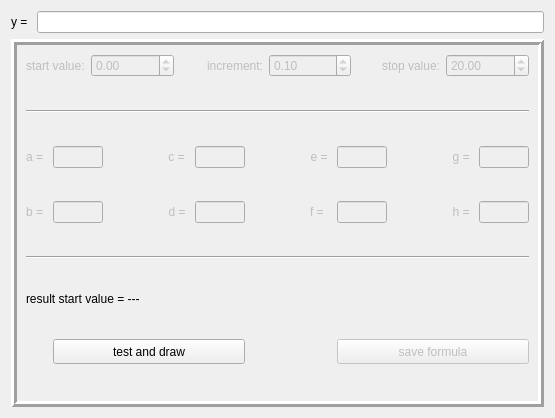
<?xml version="1.0" encoding="UTF-8"?>
<ui version="4.0">
 <class>Formulaeditor</class>
 <widget class="QWidget" name="Formulaeditor">
  <property name="geometry">
   <rect>
    <x>0</x>
    <y>0</y>
    <width>555</width>
    <height>418</height>
   </rect>
  </property>
  <property name="sizePolicy">
   <sizepolicy hsizetype="Preferred" vsizetype="Preferred">
    <horstretch>0</horstretch>
    <verstretch>0</verstretch>
   </sizepolicy>
  </property>
  <property name="windowTitle">
   <string>Atomformeleditor</string>
  </property>
  <property name="windowIcon">
   <iconset resource="Ressourcen.qrc">
    <normaloff>:/images/icons/ruler.png</normaloff>:/images/icons/ruler.png</iconset>
  </property>
  <layout class="QVBoxLayout" name="verticalLayout" stretch="0,1">
   <item>
    <layout class="QHBoxLayout" name="horizontalLayout">
     <item>
      <widget class="QLabel" name="lb_Y">
       <property name="sizePolicy">
        <sizepolicy hsizetype="Preferred" vsizetype="Fixed">
         <horstretch>0</horstretch>
         <verstretch>0</verstretch>
        </sizepolicy>
       </property>
       <property name="text">
        <string>y = </string>
       </property>
      </widget>
     </item>
     <item>
      <widget class="QLineEdit" name="tb_Formula">
       <property name="toolTip">
        <string>&lt;!DOCTYPE HTML PUBLIC &quot;-//W3C//DTD HTML 4.0//EN&quot; &quot;http://www.w3.org/TR/REC-html40/strict.dtd&quot;&gt;
&lt;html&gt;&lt;head&gt;&lt;meta name=&quot;qrichtext&quot; content=&quot;1&quot; /&gt;&lt;style type=&quot;text/css&quot;&gt;
p, li { white-space: pre-wrap; }
&lt;/style&gt;&lt;/head&gt;&lt;body style=&quot; font-family:'MS Shell Dlg 2'; font-size:8pt; font-weight:400; font-style:normal;&quot;&gt;
&lt;p style=&quot; margin-top:12px; margin-bottom:0px; margin-left:0px; margin-right:0px; -qt-block-indent:0; text-indent:0px;&quot;&gt;The Atom Formula Editor processes formulas which have the shape of: &lt;/p&gt;
&lt;p style=&quot; margin-top:12px; margin-bottom:0px; margin-left:0px; margin-right:0px; -qt-block-indent:0; text-indent:0px;&quot;&gt;Y = A*sin(x) / x+B. &lt;/p&gt;
&lt;p style=&quot; margin-top:12px; margin-bottom:0px; margin-left:0px; margin-right:0px; -qt-block-indent:0; text-indent:0px;&quot;&gt;X is the control variable. Afterwards the parameters A to H could be defined for each formula in the Advanced Dictionary Editor. &lt;/p&gt;
&lt;p style=&quot; margin-top:12px; margin-bottom:0px; margin-left:0px; margin-right:0px; -qt-block-indent:0; text-indent:0px;&quot;&gt;The following functions could be used: &lt;/p&gt;
&lt;p style=&quot; margin-top:12px; margin-bottom:0px; margin-left:0px; margin-right:0px; -qt-block-indent:0; text-indent:0px;&quot;&gt;pi                     = 3.14… &lt;br /&gt;sign (x)            = signum function of x &lt;br /&gt;x^n                 =  exponentiation &lt;br /&gt;sqrt (x)           = square root of x &lt;br /&gt;exp (x)           = Euler’s constant to the power of x &lt;br /&gt;abs (x)            = absolute value of x &lt;br /&gt;sin (x)             = sine function of x &lt;br /&gt;cos (x)            = cosine function of x &lt;br /&gt;tan (x)            = tangent function of x &lt;br /&gt;sinh (x)           = hyperbolic sine of x &lt;br /&gt;cosh (x)          = hyperbolic cosine of x &lt;br /&gt;tanh (x)          = hyperbolic tangent of x &lt;br /&gt;arcsin (x)        = inverse sine of x &lt;br /&gt;arccos (x)       = inverse cosine of x &lt;br /&gt;arctan (x)       = inverse tangent of x &lt;br /&gt;arcsinh (x)      = inverse hyperbolic sine of x &lt;br /&gt;arccosh (x)     = inverse hyperbolic cosine of x &lt;br /&gt;arctanh (x)     = inverse hyperbolic tangent of x &lt;br /&gt;cot (x)             = cotangent of x &lt;br /&gt;ln (x)               = natural logarithm of x &lt;br /&gt;log (x)             = decadic logarithm &lt;br /&gt;deg (x)            = degree measure of angle x &lt;br /&gt;rad (x)            = radian measure of angle x &lt;/p&gt;&lt;/body&gt;&lt;/html&gt;</string>
       </property>
      </widget>
     </item>
    </layout>
   </item>
   <item>
    <widget class="QFrame" name="frame">
     <property name="frameShape">
      <enum>QFrame::Box</enum>
     </property>
     <property name="frameShadow">
      <enum>QFrame::Raised</enum>
     </property>
     <property name="lineWidth">
      <number>3</number>
     </property>
     <layout class="QHBoxLayout" name="horizontalLayout_2">
      <item>
       <layout class="QVBoxLayout" name="verticalLayout_4" stretch="0,1">
        <item>
         <layout class="QHBoxLayout" name="horizontalLayout_3">
          <item>
           <widget class="QLabel" name="lb_StartValue">
            <property name="enabled">
             <bool>false</bool>
            </property>
            <property name="sizePolicy">
             <sizepolicy hsizetype="Fixed" vsizetype="Preferred">
              <horstretch>0</horstretch>
              <verstretch>0</verstretch>
             </sizepolicy>
            </property>
            <property name="text">
             <string>start value:</string>
            </property>
            <property name="alignment">
             <set>Qt::AlignLeading|Qt::AlignLeft|Qt::AlignVCenter</set>
            </property>
           </widget>
          </item>
          <item>
           <widget class="QDoubleSpinBox" name="dsb_StartValue">
            <property name="enabled">
             <bool>false</bool>
            </property>
            <property name="minimum">
             <double>-1000.000000000000000</double>
            </property>
            <property name="maximum">
             <double>1000.000000000000000</double>
            </property>
           </widget>
          </item>
          <item>
           <widget class="QLabel" name="lb_StepWidth">
            <property name="enabled">
             <bool>false</bool>
            </property>
            <property name="text">
             <string>increment:</string>
            </property>
            <property name="alignment">
             <set>Qt::AlignRight|Qt::AlignTrailing|Qt::AlignVCenter</set>
            </property>
           </widget>
          </item>
          <item>
           <widget class="QDoubleSpinBox" name="dsb_StepWidth">
            <property name="enabled">
             <bool>false</bool>
            </property>
            <property name="minimum">
             <double>0.010000000000000</double>
            </property>
            <property name="maximum">
             <double>10.000000000000000</double>
            </property>
            <property name="singleStep">
             <double>0.100000000000000</double>
            </property>
            <property name="value">
             <double>0.100000000000000</double>
            </property>
           </widget>
          </item>
          <item>
           <widget class="QLabel" name="lb_EndValue">
            <property name="enabled">
             <bool>false</bool>
            </property>
            <property name="text">
             <string>stop value:</string>
            </property>
            <property name="alignment">
             <set>Qt::AlignRight|Qt::AlignTrailing|Qt::AlignVCenter</set>
            </property>
           </widget>
          </item>
          <item>
           <widget class="QDoubleSpinBox" name="dsb_EndValue">
            <property name="enabled">
             <bool>false</bool>
            </property>
            <property name="minimum">
             <double>-1000.000000000000000</double>
            </property>
            <property name="maximum">
             <double>1000.000000000000000</double>
            </property>
            <property name="value">
             <double>20.000000000000000</double>
            </property>
           </widget>
          </item>
         </layout>
        </item>
        <item>
         <layout class="QGridLayout" name="GridLayout">
          <property name="spacing">
           <number>6</number>
          </property>
          <item row="1" column="0">
           <widget class="QLabel" name="lb_A">
            <property name="enabled">
             <bool>false</bool>
            </property>
            <property name="sizePolicy">
             <sizepolicy hsizetype="Fixed" vsizetype="Preferred">
              <horstretch>0</horstretch>
              <verstretch>0</verstretch>
             </sizepolicy>
            </property>
            <property name="layoutDirection">
             <enum>Qt::LeftToRight</enum>
            </property>
            <property name="text">
             <string>a = </string>
            </property>
            <property name="alignment">
             <set>Qt::AlignLeading|Qt::AlignLeft|Qt::AlignVCenter</set>
            </property>
           </widget>
          </item>
          <item row="2" column="0">
           <widget class="QLabel" name="lb_B">
            <property name="enabled">
             <bool>false</bool>
            </property>
            <property name="sizePolicy">
             <sizepolicy hsizetype="Fixed" vsizetype="Preferred">
              <horstretch>0</horstretch>
              <verstretch>0</verstretch>
             </sizepolicy>
            </property>
            <property name="text">
             <string>b = </string>
            </property>
            <property name="alignment">
             <set>Qt::AlignLeading|Qt::AlignLeft|Qt::AlignVCenter</set>
            </property>
           </widget>
          </item>
          <item row="1" column="3">
           <widget class="QLabel" name="lb_C">
            <property name="enabled">
             <bool>false</bool>
            </property>
            <property name="sizePolicy">
             <sizepolicy hsizetype="Fixed" vsizetype="Preferred">
              <horstretch>0</horstretch>
              <verstretch>0</verstretch>
             </sizepolicy>
            </property>
            <property name="text">
             <string>c = </string>
            </property>
            <property name="alignment">
             <set>Qt::AlignRight|Qt::AlignTrailing|Qt::AlignVCenter</set>
            </property>
           </widget>
          </item>
          <item row="2" column="3">
           <widget class="QLabel" name="lb_D">
            <property name="enabled">
             <bool>false</bool>
            </property>
            <property name="sizePolicy">
             <sizepolicy hsizetype="Fixed" vsizetype="Preferred">
              <horstretch>0</horstretch>
              <verstretch>0</verstretch>
             </sizepolicy>
            </property>
            <property name="text">
             <string>d = </string>
            </property>
            <property name="alignment">
             <set>Qt::AlignRight|Qt::AlignTrailing|Qt::AlignVCenter</set>
            </property>
           </widget>
          </item>
          <item row="1" column="6">
           <widget class="QLabel" name="lb_E">
            <property name="enabled">
             <bool>false</bool>
            </property>
            <property name="sizePolicy">
             <sizepolicy hsizetype="Fixed" vsizetype="Preferred">
              <horstretch>0</horstretch>
              <verstretch>0</verstretch>
             </sizepolicy>
            </property>
            <property name="text">
             <string>e = </string>
            </property>
            <property name="alignment">
             <set>Qt::AlignRight|Qt::AlignTrailing|Qt::AlignVCenter</set>
            </property>
           </widget>
          </item>
          <item row="2" column="6">
           <widget class="QLabel" name="lb_F">
            <property name="enabled">
             <bool>false</bool>
            </property>
            <property name="sizePolicy">
             <sizepolicy hsizetype="Fixed" vsizetype="Preferred">
              <horstretch>0</horstretch>
              <verstretch>0</verstretch>
             </sizepolicy>
            </property>
            <property name="text">
             <string>f = </string>
            </property>
            <property name="alignment">
             <set>Qt::AlignRight|Qt::AlignTrailing|Qt::AlignVCenter</set>
            </property>
           </widget>
          </item>
          <item row="1" column="9">
           <widget class="QLabel" name="lb_G">
            <property name="enabled">
             <bool>false</bool>
            </property>
            <property name="sizePolicy">
             <sizepolicy hsizetype="Fixed" vsizetype="Preferred">
              <horstretch>0</horstretch>
              <verstretch>0</verstretch>
             </sizepolicy>
            </property>
            <property name="text">
             <string>g = </string>
            </property>
            <property name="alignment">
             <set>Qt::AlignRight|Qt::AlignTrailing|Qt::AlignVCenter</set>
            </property>
           </widget>
          </item>
          <item row="2" column="9">
           <widget class="QLabel" name="lb_H">
            <property name="enabled">
             <bool>false</bool>
            </property>
            <property name="sizePolicy">
             <sizepolicy hsizetype="Fixed" vsizetype="Preferred">
              <horstretch>0</horstretch>
              <verstretch>0</verstretch>
             </sizepolicy>
            </property>
            <property name="text">
             <string>h = </string>
            </property>
            <property name="alignment">
             <set>Qt::AlignRight|Qt::AlignTrailing|Qt::AlignVCenter</set>
            </property>
           </widget>
          </item>
          <item row="1" column="4">
           <widget class="QLineEdit" name="tb_C">
            <property name="enabled">
             <bool>false</bool>
            </property>
            <property name="sizePolicy">
             <sizepolicy hsizetype="Fixed" vsizetype="Fixed">
              <horstretch>0</horstretch>
              <verstretch>0</verstretch>
             </sizepolicy>
            </property>
            <property name="minimumSize">
             <size>
              <width>50</width>
              <height>0</height>
             </size>
            </property>
            <property name="maximumSize">
             <size>
              <width>50</width>
              <height>16777215</height>
             </size>
            </property>
           </widget>
          </item>
          <item row="1" column="7">
           <widget class="QLineEdit" name="tb_E">
            <property name="enabled">
             <bool>false</bool>
            </property>
            <property name="sizePolicy">
             <sizepolicy hsizetype="Fixed" vsizetype="Fixed">
              <horstretch>0</horstretch>
              <verstretch>0</verstretch>
             </sizepolicy>
            </property>
            <property name="minimumSize">
             <size>
              <width>50</width>
              <height>0</height>
             </size>
            </property>
            <property name="maximumSize">
             <size>
              <width>50</width>
              <height>16777215</height>
             </size>
            </property>
           </widget>
          </item>
          <item row="1" column="10">
           <widget class="QLineEdit" name="tb_G">
            <property name="enabled">
             <bool>false</bool>
            </property>
            <property name="sizePolicy">
             <sizepolicy hsizetype="Fixed" vsizetype="Fixed">
              <horstretch>0</horstretch>
              <verstretch>0</verstretch>
             </sizepolicy>
            </property>
            <property name="minimumSize">
             <size>
              <width>50</width>
              <height>0</height>
             </size>
            </property>
            <property name="maximumSize">
             <size>
              <width>50</width>
              <height>16777215</height>
             </size>
            </property>
           </widget>
          </item>
          <item row="2" column="1">
           <widget class="QLineEdit" name="tb_B">
            <property name="enabled">
             <bool>false</bool>
            </property>
            <property name="sizePolicy">
             <sizepolicy hsizetype="Fixed" vsizetype="Fixed">
              <horstretch>0</horstretch>
              <verstretch>0</verstretch>
             </sizepolicy>
            </property>
            <property name="minimumSize">
             <size>
              <width>50</width>
              <height>0</height>
             </size>
            </property>
            <property name="maximumSize">
             <size>
              <width>50</width>
              <height>16777215</height>
             </size>
            </property>
           </widget>
          </item>
          <item row="2" column="4">
           <widget class="QLineEdit" name="tb_D">
            <property name="enabled">
             <bool>false</bool>
            </property>
            <property name="sizePolicy">
             <sizepolicy hsizetype="Fixed" vsizetype="Fixed">
              <horstretch>0</horstretch>
              <verstretch>0</verstretch>
             </sizepolicy>
            </property>
            <property name="minimumSize">
             <size>
              <width>50</width>
              <height>0</height>
             </size>
            </property>
            <property name="maximumSize">
             <size>
              <width>50</width>
              <height>16777215</height>
             </size>
            </property>
           </widget>
          </item>
          <item row="2" column="7">
           <widget class="QLineEdit" name="tb_F">
            <property name="enabled">
             <bool>false</bool>
            </property>
            <property name="sizePolicy">
             <sizepolicy hsizetype="Fixed" vsizetype="Fixed">
              <horstretch>0</horstretch>
              <verstretch>0</verstretch>
             </sizepolicy>
            </property>
            <property name="minimumSize">
             <size>
              <width>50</width>
              <height>0</height>
             </size>
            </property>
            <property name="maximumSize">
             <size>
              <width>50</width>
              <height>16777215</height>
             </size>
            </property>
           </widget>
          </item>
          <item row="2" column="10">
           <widget class="QLineEdit" name="tb_H">
            <property name="enabled">
             <bool>false</bool>
            </property>
            <property name="sizePolicy">
             <sizepolicy hsizetype="Fixed" vsizetype="Fixed">
              <horstretch>0</horstretch>
              <verstretch>0</verstretch>
             </sizepolicy>
            </property>
            <property name="minimumSize">
             <size>
              <width>50</width>
              <height>0</height>
             </size>
            </property>
            <property name="maximumSize">
             <size>
              <width>50</width>
              <height>16777215</height>
             </size>
            </property>
           </widget>
          </item>
          <item row="4" column="0" colspan="11">
           <widget class="QLabel" name="lb_Result">
            <property name="sizePolicy">
             <sizepolicy hsizetype="Preferred" vsizetype="Fixed">
              <horstretch>0</horstretch>
              <verstretch>0</verstretch>
             </sizepolicy>
            </property>
            <property name="text">
             <string>result start value = ---</string>
            </property>
            <property name="alignment">
             <set>Qt::AlignLeading|Qt::AlignLeft|Qt::AlignVCenter</set>
            </property>
           </widget>
          </item>
          <item row="6" column="7" colspan="4">
           <widget class="QPushButton" name="btt_Save">
            <property name="enabled">
             <bool>false</bool>
            </property>
            <property name="sizePolicy">
             <sizepolicy hsizetype="Preferred" vsizetype="Fixed">
              <horstretch>0</horstretch>
              <verstretch>0</verstretch>
             </sizepolicy>
            </property>
            <property name="minimumSize">
             <size>
              <width>0</width>
              <height>25</height>
             </size>
            </property>
            <property name="maximumSize">
             <size>
              <width>16777215</width>
              <height>25</height>
             </size>
            </property>
            <property name="text">
             <string>save formula</string>
            </property>
            <property name="icon">
             <iconset resource="Ressourcen.qrc">
              <normaloff>:/images/icons/floppyDisk.png</normaloff>:/images/icons/floppyDisk.png</iconset>
            </property>
           </widget>
          </item>
          <item row="6" column="1" colspan="4">
           <widget class="QPushButton" name="btt_Test">
            <property name="sizePolicy">
             <sizepolicy hsizetype="Preferred" vsizetype="Fixed">
              <horstretch>0</horstretch>
              <verstretch>0</verstretch>
             </sizepolicy>
            </property>
            <property name="minimumSize">
             <size>
              <width>0</width>
              <height>25</height>
             </size>
            </property>
            <property name="maximumSize">
             <size>
              <width>16777215</width>
              <height>25</height>
             </size>
            </property>
            <property name="text">
             <string>test and draw</string>
            </property>
            <property name="icon">
             <iconset resource="Ressourcen.qrc">
              <normaloff>:/images/icons/formel.png</normaloff>:/images/icons/formel.png</iconset>
            </property>
           </widget>
          </item>
          <item row="1" column="1">
           <widget class="QLineEdit" name="tb_A">
            <property name="enabled">
             <bool>false</bool>
            </property>
            <property name="sizePolicy">
             <sizepolicy hsizetype="Fixed" vsizetype="Fixed">
              <horstretch>0</horstretch>
              <verstretch>0</verstretch>
             </sizepolicy>
            </property>
            <property name="minimumSize">
             <size>
              <width>50</width>
              <height>0</height>
             </size>
            </property>
            <property name="maximumSize">
             <size>
              <width>50</width>
              <height>16777215</height>
             </size>
            </property>
           </widget>
          </item>
          <item row="5" column="0" colspan="11">
           <layout class="QHBoxLayout" name="l_PaintAtom"/>
          </item>
          <item row="1" column="2">
           <spacer name="horizontalSpacer_2">
            <property name="orientation">
             <enum>Qt::Horizontal</enum>
            </property>
            <property name="sizeHint" stdset="0">
             <size>
              <width>40</width>
              <height>20</height>
             </size>
            </property>
           </spacer>
          </item>
          <item row="1" column="5">
           <spacer name="horizontalSpacer_3">
            <property name="orientation">
             <enum>Qt::Horizontal</enum>
            </property>
            <property name="sizeHint" stdset="0">
             <size>
              <width>40</width>
              <height>20</height>
             </size>
            </property>
           </spacer>
          </item>
          <item row="1" column="8">
           <spacer name="horizontalSpacer_4">
            <property name="orientation">
             <enum>Qt::Horizontal</enum>
            </property>
            <property name="sizeHint" stdset="0">
             <size>
              <width>40</width>
              <height>20</height>
             </size>
            </property>
           </spacer>
          </item>
          <item row="3" column="0" colspan="11">
           <widget class="Line" name="line">
            <property name="orientation">
             <enum>Qt::Horizontal</enum>
            </property>
           </widget>
          </item>
          <item row="0" column="0" colspan="11">
           <widget class="Line" name="line_2">
            <property name="orientation">
             <enum>Qt::Horizontal</enum>
            </property>
           </widget>
          </item>
         </layout>
        </item>
       </layout>
      </item>
     </layout>
    </widget>
   </item>
  </layout>
 </widget>
 <resources>
  <include location="Ressourcen.qrc"/>
 </resources>
 <connections/>
</ui>
